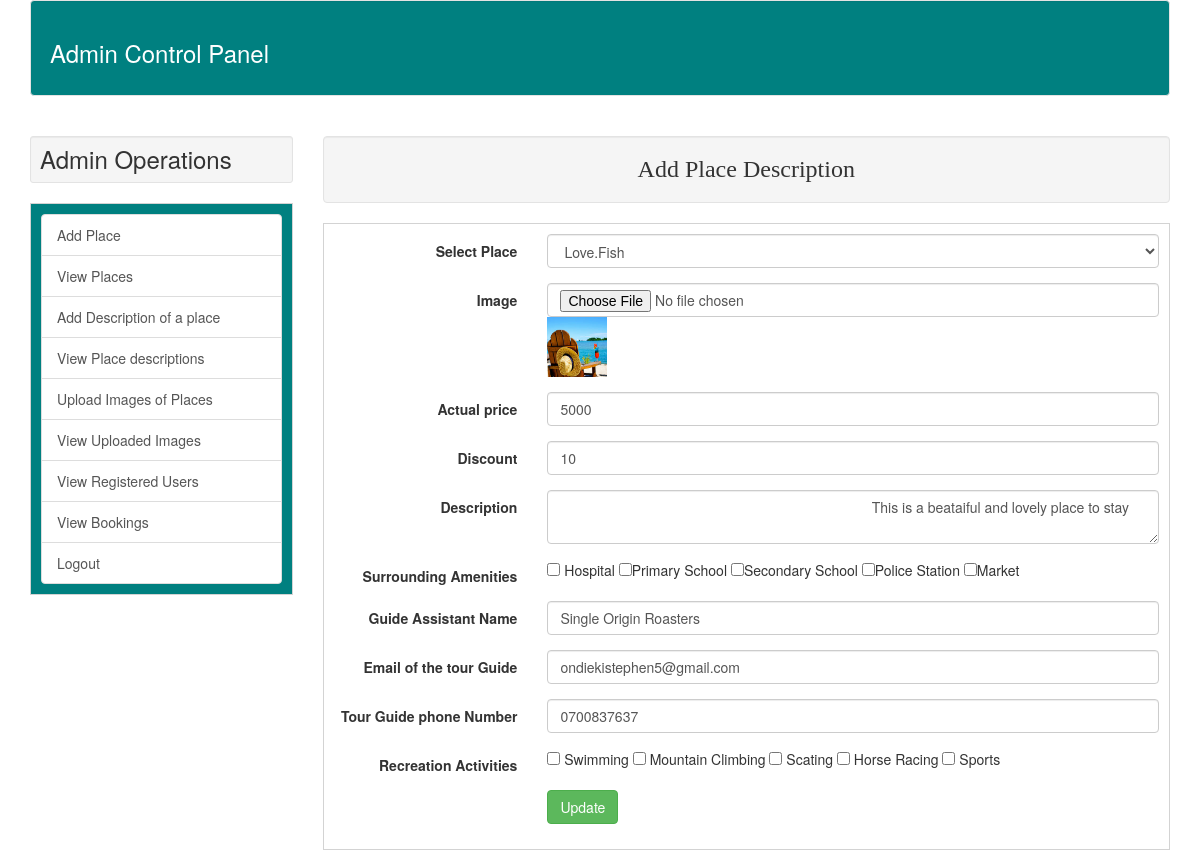
Screenshot of /admin/index.php?editdescriptionId=1 (signed in) with the database file from the repository.
### tables this page shows
CREATE TABLE `place_description` (
  `id` int(255) NOT NULL,
  `place_id` int(255) NOT NULL,
  `image` varchar(255) NOT NULL,
  `actual_price` int(255) NOT NULL,
  `discount` int(255) NOT NULL,
  `description` varchar(255) NOT NULL,
  `surrounding_amenities` varchar(255) NOT NULL,
  `guide_assistant` varchar(255) NOT NULL,
  `email` varchar(255) NOT NULL,
  `phone` varchar(255) NOT NULL,
  `recreation_activities` varchar(255) NOT NULL
);

CREATE TABLE `markers` (
  `id` int(11) NOT NULL,
  `name` varchar(60) NOT NULL,
  `address` varchar(80) NOT NULL,
  `latitude` float(10,6) NOT NULL,
  `longtude` float(10,6) NOT NULL,
  `type` varchar(30) NOT NULL
);

### admin/editDescription.php (the view, shortened to what this page needs)
<h3 class="well" style="text-align: center;font-family: 'Lucida Bright';">Add Place Description</h3>
<?php
if(isset($_GET['editdescriptionId'])){
    $editdescriptionId=$_GET['editdescriptionId'];
    $getRecords="SELECT * FROM place_description where id='$editdescriptionId'";
    $result=mysqli_query($connect,$getRecords);
    while ($row=mysqli_fetch_array($result))
    {
        $image=$row['image'];
        $actual_price=$row['actual_price'];
        $discount=$row['discount'];
        $description=$row['description'];
        $name=$row['guide_assistant'];
        $email=$row['email'];
        $phone=$row['phone'];
?>
<form method="post"action="index.php?editdescriptionId=<?php echo $editdescriptionId; ?>"class="form-horizontal" style="border: 1px solid lightgrey;padding: 10px;" enctype="multipart/form-data">
    <div class="form-group">
        <label class="control-label col-sm-3">Select Place</label>
        <div class="col-sm-9">
            <select name="place" class="form-control">
                <?php
                $getPlaces='SELECT * FROM markers';
                $result=mysqli_query($connect,$getPlaces);
                while ($row=mysqli_fetch_array($result))
                {
                    $id=$row['id'];
                    $name=$row['name'];
                    ?>
                    <option value="<?php echo $id; ?>"><?php echo $name; ?></option>
                <?php } ?>
            </select>
        </div>
    </div>
    <div class="form-group">
        <label class="control-label col-sm-3">Image</label>
        <div class="col-sm-9">
            <input type="file"class="form-control"name="upload_image">
            <span class="form-helper"><img src="../img/<?php echo $image; ?>" width="60px"height="60px"></span>
        </div>
    </div>
    <div class="form-group">
        <label class="control-label col-sm-3">Actual price</label>
        <div class="col-sm-9">
            <input type="text"class="form-control"name="actual_price" value="<?php echo $actual_price;  ?>">
        </div>
    </div>
    <div class="form-group">
        <label class="control-label col-sm-3">Discount</label>
        <div class="col-sm-9">
            <input type="text"class="form-control"name="discount" value="<?php echo $discount;  ?>">
        </div>
    </div>
    <div class="form-group">
        <label class="control-label col-sm-3">Description</label>
        <div class="col-sm-9">
            <textarea class="form-control" name="description">
                <?php echo $description; ?>
            </textarea>
        </div>
    </div>
    <div class="form-group">
        <label class="control-label col-sm-3">Surrounding Amenities</label>
        <div class="col-sm-9">
            <input type="checkbox" name="amenities" value="Hospital"> Hospital
            <input type="checkbox" name="amenities" value="Primary School">Primary School
            <input type="checkbox" name="amenities" value="Secondary School">Secondary School
            <input type="checkbox" name="amenities" value="Police Station">Police Station
            <input type="checkbox" name="amenities" value=Market">Market
        </div>
    </div>
    <div class="form-group">
        <label class="control-label col-sm-3">Guide Assistant Name</label>
        <div class="col-sm-9">
            <input type="text" class="form-control" placeholder="enter full name" name="name" value="<?php echo $name;  ?>">
        </div>
    </div>
    <div class="form-group">
        <label class="control-label col-sm-3">Email of the tour Guide</label>
        <div class="col-sm-9">
            <input type="email" class="form-control" placeholder="enter email" name="email" value="<?php echo $email;  ?>">
        </div>
    </div>
    <div class="form-group">
        <label class="control-label col-sm-3">Tour Guide phone Number</label>
        <div class="col-sm-9">
            <input type="text" class="form-control" placeholder="enter phone number" name="phone" value="<?php echo $phone;  ?>">
        </div>
    </div>
    <div class="form-group">
        <label class="control-label col-sm-3">Recreation Activities</label>
        <div class="col-sm-9">
            <input type="checkbox" name="reacreation_activity" value="Swimming"> Swimming
            <input type="checkbox" name="reacreation_activity" value="Mountain Climbing"> Mountain Climbing
            <input type="checkbox" name="reacreation_activity" value="Scating"> Scating
            <input type="checkbox" name="reacreation_activity" value="Horse Racing"> Horse Racing
            <input type="checkbox" name="reacreation_activity" value="Sports"> Sports
        </div>
    </div>
    <div class="form-group">
        <label class="control-label col-sm-3"></label>
        <div class="col-sm-9">
            <input type="submit"name="updatedescription" value="Update" class="btn btn-success"/>
        </div>
    </div>
</form>
<?php }} ?>

### rows the page displays
place_description: image (picture), actual_price "5000", discount "10", description "This is a beataiful and lovely place to stay", name "Single Origin Roasters", email "ondiekistephen5@gmail.com", phone "0700837637"

### other values shown
form field place "Love.Fish"
